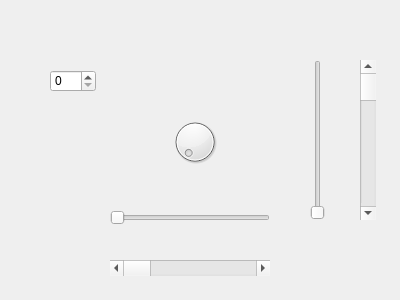
<?xml version="1.0" encoding="UTF-8"?>
<ui version="4.0">
 <class>MyWidget</class>
 <widget class="QWidget" name="MyWidget">
  <property name="geometry">
   <rect>
    <x>0</x>
    <y>0</y>
    <width>400</width>
    <height>300</height>
   </rect>
  </property>
  <property name="windowTitle">
   <string>MyWidget</string>
  </property>
  <widget class="QDial" name="dial">
   <property name="geometry">
    <rect>
     <x>170</x>
     <y>110</y>
     <width>50</width>
     <height>64</height>
    </rect>
   </property>
  </widget>
  <widget class="QScrollBar" name="horizontalScrollBar">
   <property name="geometry">
    <rect>
     <x>110</x>
     <y>260</y>
     <width>160</width>
     <height>16</height>
    </rect>
   </property>
   <property name="orientation">
    <enum>Qt::Horizontal</enum>
   </property>
  </widget>
  <widget class="QScrollBar" name="verticalScrollBar">
   <property name="geometry">
    <rect>
     <x>360</x>
     <y>60</y>
     <width>16</width>
     <height>160</height>
    </rect>
   </property>
   <property name="orientation">
    <enum>Qt::Vertical</enum>
   </property>
  </widget>
  <widget class="QSlider" name="horizontalSlider">
   <property name="geometry">
    <rect>
     <x>110</x>
     <y>210</y>
     <width>160</width>
     <height>16</height>
    </rect>
   </property>
   <property name="orientation">
    <enum>Qt::Horizontal</enum>
   </property>
  </widget>
  <widget class="QSlider" name="verticalSlider">
   <property name="geometry">
    <rect>
     <x>310</x>
     <y>60</y>
     <width>16</width>
     <height>160</height>
    </rect>
   </property>
   <property name="orientation">
    <enum>Qt::Vertical</enum>
   </property>
  </widget>
  <widget class="QSpinBox" name="spinBox">
   <property name="geometry">
    <rect>
     <x>50</x>
     <y>70</y>
     <width>46</width>
     <height>22</height>
    </rect>
   </property>
  </widget>
 </widget>
 <layoutdefault spacing="6" margin="11"/>
 <resources/>
 <connections>
  <connection>
   <sender>dial</sender>
   <signal>sliderMoved(int)</signal>
   <receiver>spinBox</receiver>
   <slot>setValue(int)</slot>
   <hints>
    <hint type="sourcelabel">
     <x>191</x>
     <y>137</y>
    </hint>
    <hint type="destinationlabel">
     <x>92</x>
     <y>83</y>
    </hint>
   </hints>
  </connection>
  <connection>
   <sender>dial</sender>
   <signal>sliderMoved(int)</signal>
   <receiver>horizontalSlider</receiver>
   <slot>setValue(int)</slot>
   <hints>
    <hint type="sourcelabel">
     <x>208</x>
     <y>145</y>
    </hint>
    <hint type="destinationlabel">
     <x>227</x>
     <y>215</y>
    </hint>
   </hints>
  </connection>
  <connection>
   <sender>dial</sender>
   <signal>sliderMoved(int)</signal>
   <receiver>horizontalScrollBar</receiver>
   <slot>setValue(int)</slot>
   <hints>
    <hint type="sourcelabel">
     <x>204</x>
     <y>119</y>
    </hint>
    <hint type="destinationlabel">
     <x>154</x>
     <y>270</y>
    </hint>
   </hints>
  </connection>
  <connection>
   <sender>dial</sender>
   <signal>sliderMoved(int)</signal>
   <receiver>verticalSlider</receiver>
   <slot>setValue(int)</slot>
   <hints>
    <hint type="sourcelabel">
     <x>208</x>
     <y>157</y>
    </hint>
    <hint type="destinationlabel">
     <x>315</x>
     <y>155</y>
    </hint>
   </hints>
  </connection>
  <connection>
   <sender>dial</sender>
   <signal>sliderMoved(int)</signal>
   <receiver>verticalScrollBar</receiver>
   <slot>setValue(int)</slot>
   <hints>
    <hint type="sourcelabel">
     <x>208</x>
     <y>127</y>
    </hint>
    <hint type="destinationlabel">
     <x>374</x>
     <y>80</y>
    </hint>
   </hints>
  </connection>
 </connections>
</ui>
